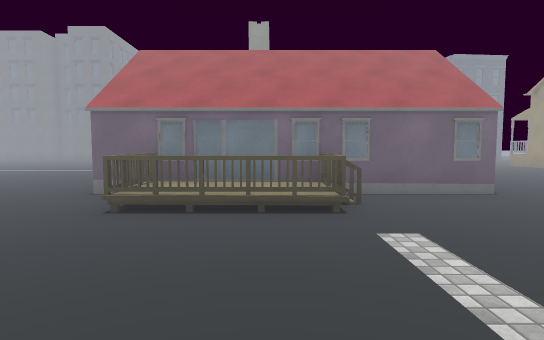
[1] (above)

24 first-person views from a walk through a scene from a Unity 3-D project. The camera is 1.4 m above the floor, tilts 4° down and sees 80° across. The floor is counted in squares, 2 m on a side. Each view is taken from the middle of a square. On the plan, view 1 faces up. The plan holds only what a view shows up to about 10 squares ahead; the rest is blank. The place goes on beyond the plan. The player character is not drawn. Some animated figures are not drawn. Some surface patterns are stand-ins.

[2]
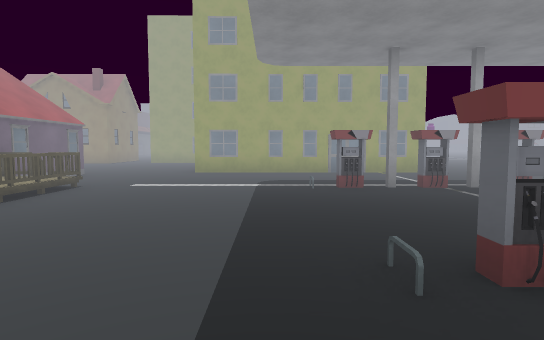

[3]
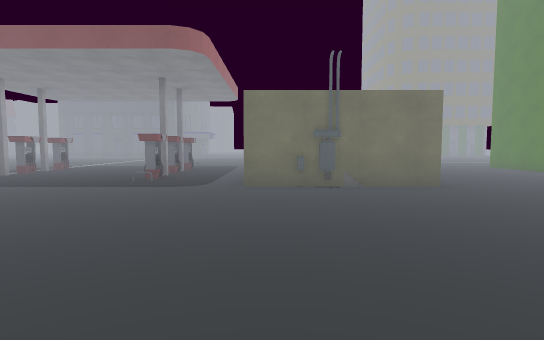

[4]
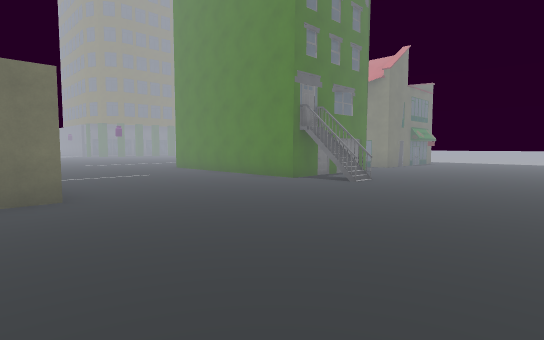

[5]
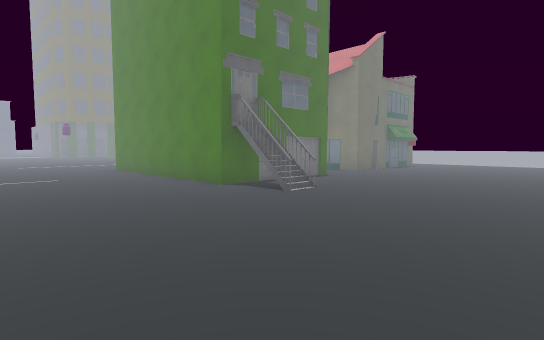

[6]
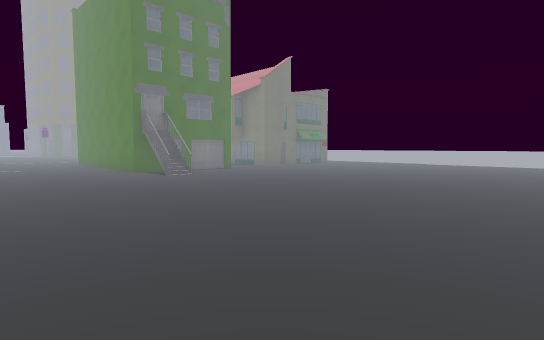

[7]
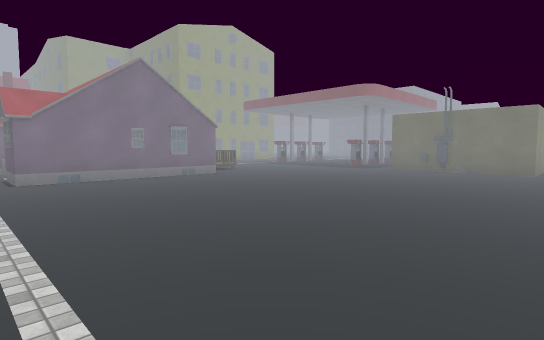

[8]
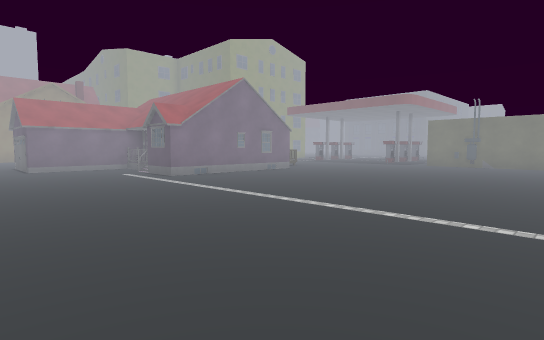

[9]
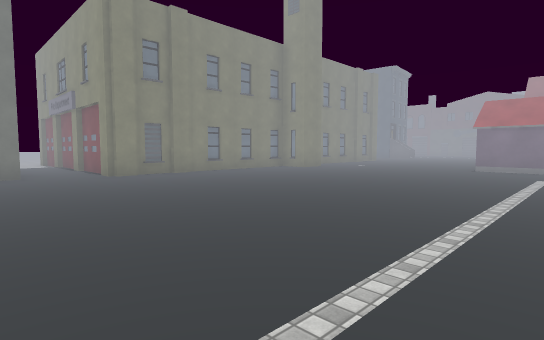

[10]
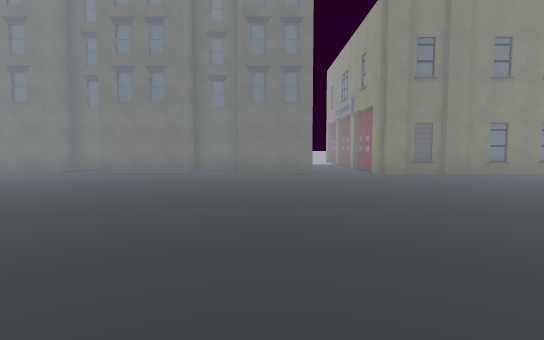

[11]
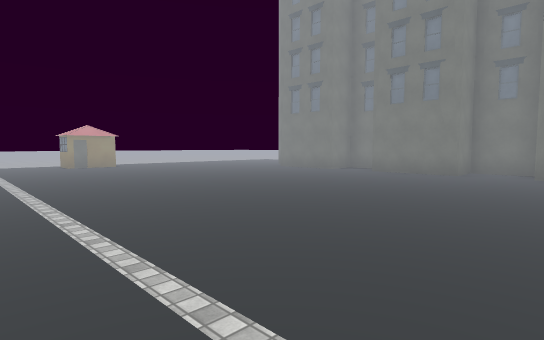

[12]
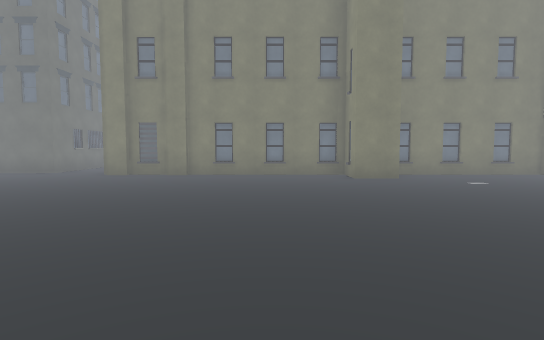

[13]
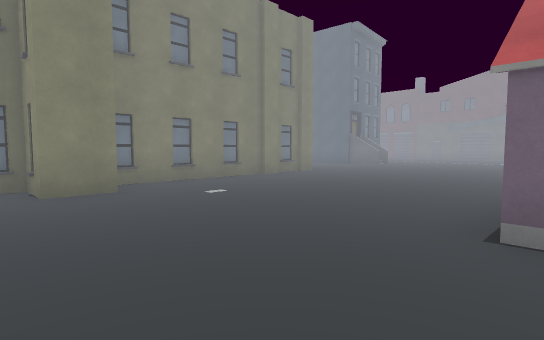

[14]
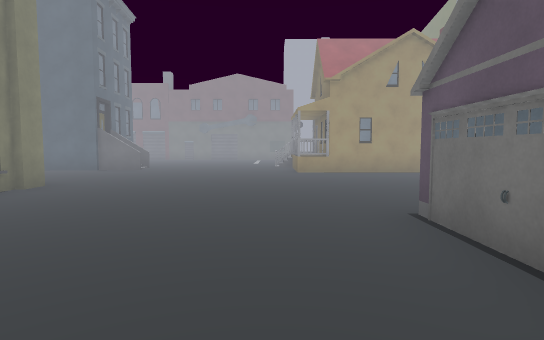

[15]
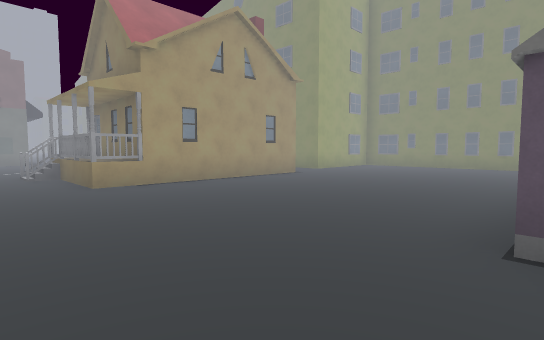

[16]
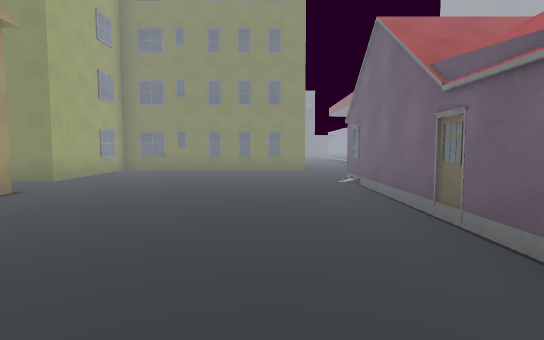

[17]
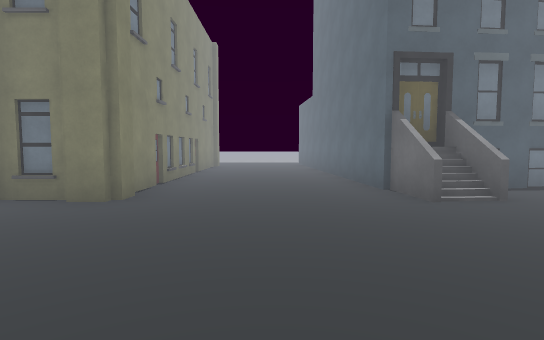

[18]
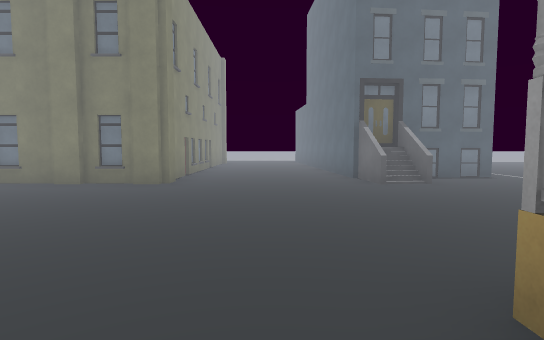

[19]
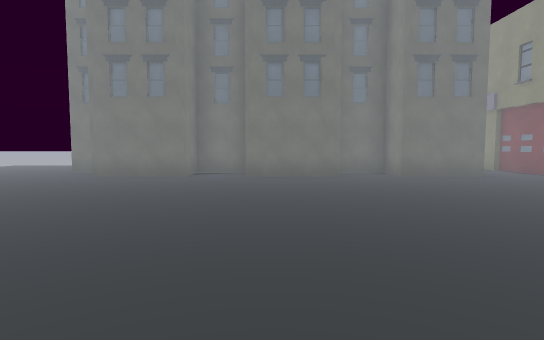

[20]
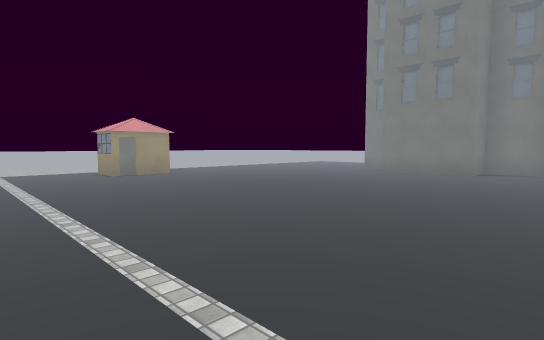

[21]
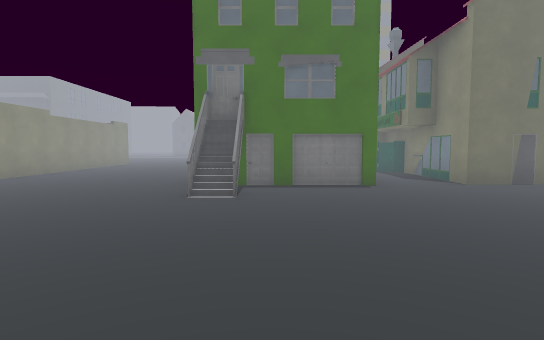

[22]
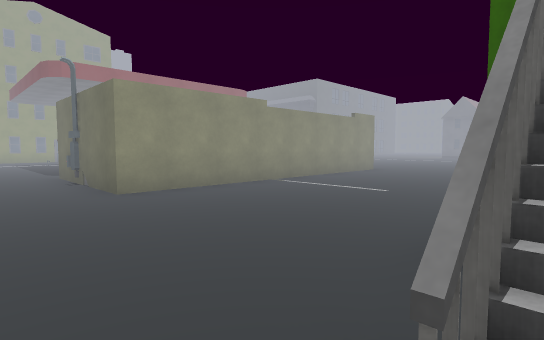

[23]
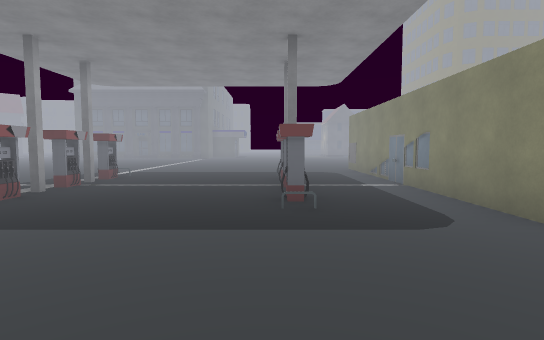

[24]
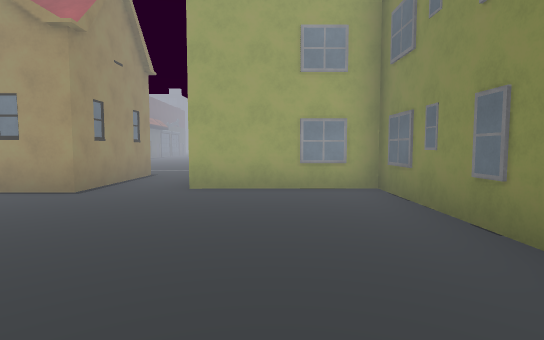

### Floor plan
Key: @ floor where view 1 was taken; # wall or solid block; x gap in a wall; . main floor; : floor 0.25 m higher than the main floor; + floor 0.5 m higher than the main floor; / step, stairs or slope; B building; O other object.
Columns run from 19 left of view 1 to 12 right of it. Each row starts with its distance up from view 1.
 20           B.#           #....#
 19 ## ########.#           #....###
 18 .###.##.###.##############...BB.
 17 ..................##.........B..
 16 ................................
 15 ...............................
 14 ...............................
 13 ...............................B
 12 ............................BBBB
 11 ....................###.....####
 10 ....................###.....#
  9 .................#//###.....#
  8 .................     #.....#
  7 .................     #.....####
  6 .................     #.........
  5 .................######......#
  4 ..................+:B........#
  3 .............................#
  2 .......................#######
  1 .....#.................#
  0 #.####....####.....@...#
 -1 #.   #....#  #..#...#..#
 -2 #.   #....#  #.........#
 -3 #.   #....#  #..x...x..#
 -4 ##   #....#  #..#...#..#
 -5      #....#  #....../...
 -6       ....#  #..........
 -7        ...#  #O......
 -8         ..

Positions as (right, up) in squares from view 1, and headings:
1: (0, 0), facing up
2: (-5, 0), facing right
3: (-6, 6), facing down
4: (-8, 5), facing down-left
5: (-10, 5), facing down-left
6: (-10, 9), facing down-left
7: (-10, 10), facing down-right
8: (-10, 13), facing down-right
9: (-10, 9), facing up-right
10: (-10, 9), facing up
11: (-10, 9), facing up-left
12: (-3, 9), facing up
13: (-2, 11), facing up-right
14: (0, 13), facing right
15: (3, 14), facing down-right
16: (5, 12), facing down
17: (8, 13), facing up
18: (8, 11), facing up
19: (-14, 10), facing up
20: (-14, 9), facing up-left
21: (-15, 6), facing down
22: (-14, 2), facing down-right
23: (-3, 3), facing down
24: (4, 4), facing right
